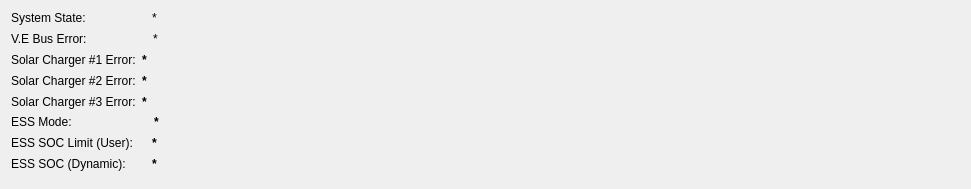
   <widget class="QWidget" name="layoutWidget">
    <property name="geometry">
     <rect>
      <x>13</x>
      <y>792</y>
      <width>971</width>
      <height>189</height>
     </rect>
    </property>
    <layout class="QGridLayout" name="gridLayout_2">
     <property name="verticalSpacing">
      <number>0</number>
     </property>
     <item row="0" column="0">
      <layout class="QFormLayout" name="formLayout">
       <item row="0" column="0">
        <widget class="QLabel" name="System_State_label">
         <property name="text">
          <string>System State:                    </string>
         </property>
        </widget>
       </item>
       <item row="0" column="1">
        <widget class="QLabel" name="System_State_Value">
         <property name="text">
          <string>*</string>
         </property>
         <property name="alignment">
          <set>Qt::AlignJustify|Qt::AlignVCenter</set>
         </property>
        </widget>
       </item>
      </layout>
     </item>
     <item row="1" column="0">
      <layout class="QFormLayout" name="formLayout_2">
       <item row="0" column="0">
        <widget class="QLabel" name="VE_Bus_Error_label">
         <property name="text">
          <string>V.E Bus Error:                    </string>
         </property>
        </widget>
       </item>
       <item row="0" column="1">
        <widget class="QLabel" name="VE_Bus_Error_Value">
         <property name="text">
          <string>*</string>
         </property>
         <property name="alignment">
          <set>Qt::AlignLeading|Qt::AlignLeft|Qt::AlignVCenter</set>
         </property>
        </widget>
       </item>
      </layout>
     </item>
     <item row="2" column="0">
      <layout class="QFormLayout" name="formLayout_3">
       <item row="0" column="0">
        <widget class="QLabel" name="Solar_Charger1_Error_label">
         <property name="text">
          <string>Solar Charger #1 Error:  </string>
         </property>
        </widget>
       </item>
       <item row="0" column="1">
        <widget class="QLabel" name="Solar_Charger1_Error_Value">
         <property name="font">
          <font>
           <weight>75</weight>
           <bold>true</bold>
          </font>
         </property>
         <property name="text">
          <string>*</string>
         </property>
        </widget>
       </item>
      </layout>
     </item>
     <item row="3" column="0">
      <layout class="QFormLayout" name="formLayout_4">
       <item row="0" column="0">
        <widget class="QLabel" name="Solar_Charger2_Error_label">
         <property name="text">
          <string>Solar Charger #2 Error:  </string>
         </property>
        </widget>
       </item>
       <item row="0" column="1">
        <widget class="QLabel" name="Solar_Charger2_Error_Value">
         <property name="font">
          <font>
           <weight>75</weight>
           <bold>true</bold>
          </font>
         </property>
         <property name="text">
          <string>*</string>
         </property>
        </widget>
       </item>
      </layout>
     </item>
     <item row="4" column="0">
      <layout class="QFormLayout" name="formLayout_6">
       <item row="0" column="0">
        <widget class="QLabel" name="Solar_Charger3_Error_label">
         <property name="maximumSize">
          <size>
           <width>135</width>
           <height>16777215</height>
          </size>
         </property>
         <property name="text">
          <string>Solar Charger #3 Error:  </string>
         </property>
        </widget>
       </item>
       <item row="0" column="1">
        <widget class="QLabel" name="Solar_Charger3_Error_Value">
         <property name="font">
          <font>
           <weight>75</weight>
           <bold>true</bold>
          </font>
         </property>
         <property name="text">
          <string>*</string>
         </property>
        </widget>
       </item>
      </layout>
     </item>
     <item row="5" column="0">
      <layout class="QFormLayout" name="formLayout_7">
       <item row="0" column="0">
        <widget class="QLabel" name="ESS_Mode_label">
         <property name="text">
          <string>ESS Mode:                         </string>
         </property>
        </widget>
       </item>
       <item row="0" column="1">
        <widget class="QLabel" name="ESS_Mode_Value">
         <property name="font">
          <font>
           <weight>75</weight>
           <bold>true</bold>
          </font>
         </property>
         <property name="text">
          <string>*</string>
         </property>
        </widget>
       </item>
      </layout>
     </item>
     <item row="6" column="0">
      <layout class="QFormLayout" name="formLayout_8">
       <item row="0" column="0">
        <widget class="QLabel" name="ESS_SOC_User_label">
         <property name="text">
          <string>ESS SOC Limit (User):      </string>
         </property>
        </widget>
       </item>
       <item row="0" column="1">
        <widget class="QLabel" name="ESS_SOC_User_Value">
         <property name="font">
          <font>
           <weight>75</weight>
           <bold>true</bold>
          </font>
         </property>
         <property name="text">
          <string>*</string>
         </property>
        </widget>
       </item>
      </layout>
     </item>
     <item row="7" column="0">
      <layout class="QFormLayout" name="formLayout_9">
       <item row="0" column="0">
        <widget class="QLabel" name="ESS_SOC_Dynamic_label">
         <property name="text">
          <string>ESS SOC (Dynamic):        </string>
         </property>
        </widget>
       </item>
       <item row="0" column="1">
        <widget class="QLabel" name="ESS_SOC_Dynamic_Value">
         <property name="font">
          <font>
           <weight>75</weight>
           <bold>true</bold>
          </font>
         </property>
         <property name="text">
          <string>*</string>
         </property>
        </widget>
       </item>
      </layout>
     </item>
    </layout>
   </widget>
